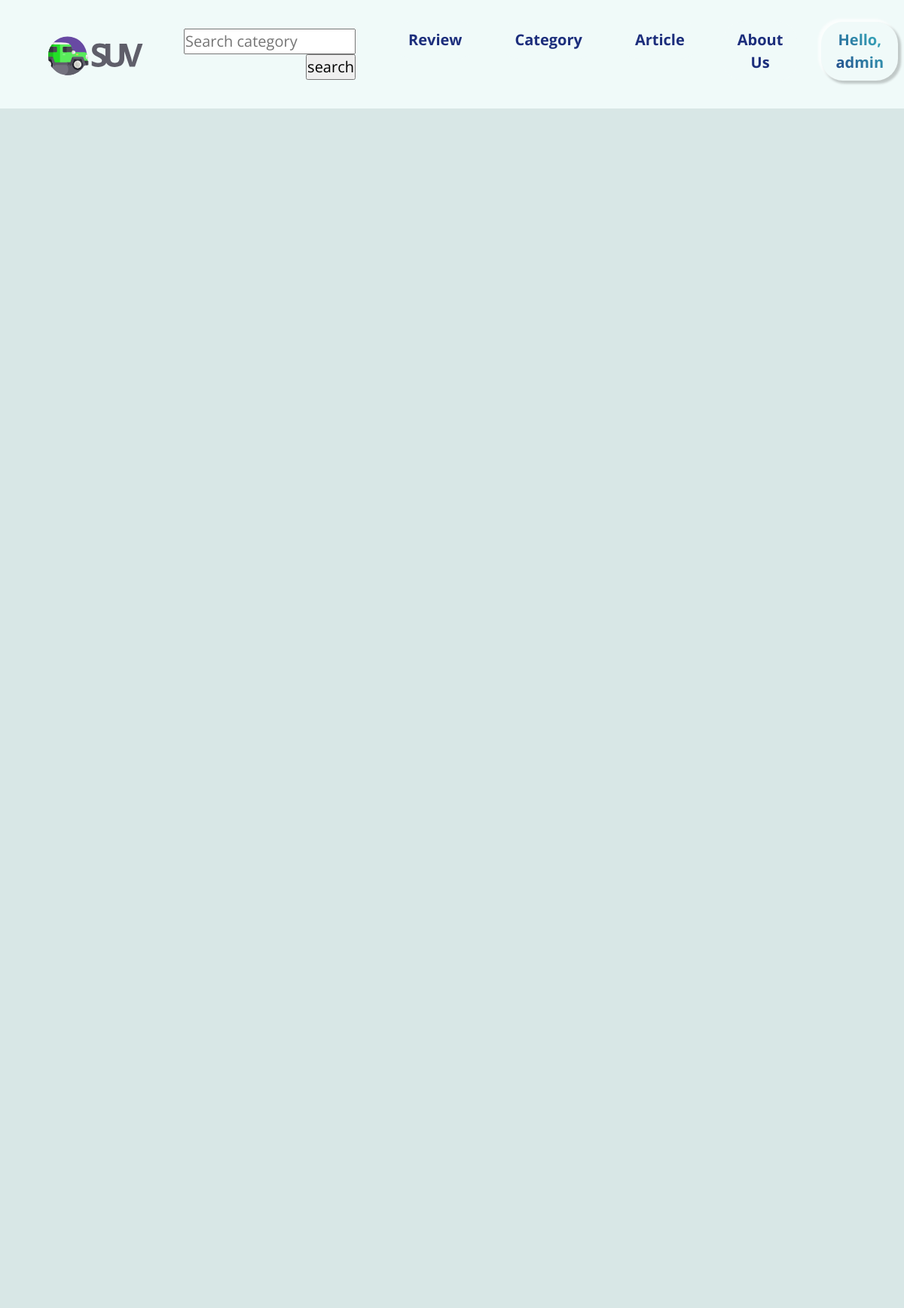
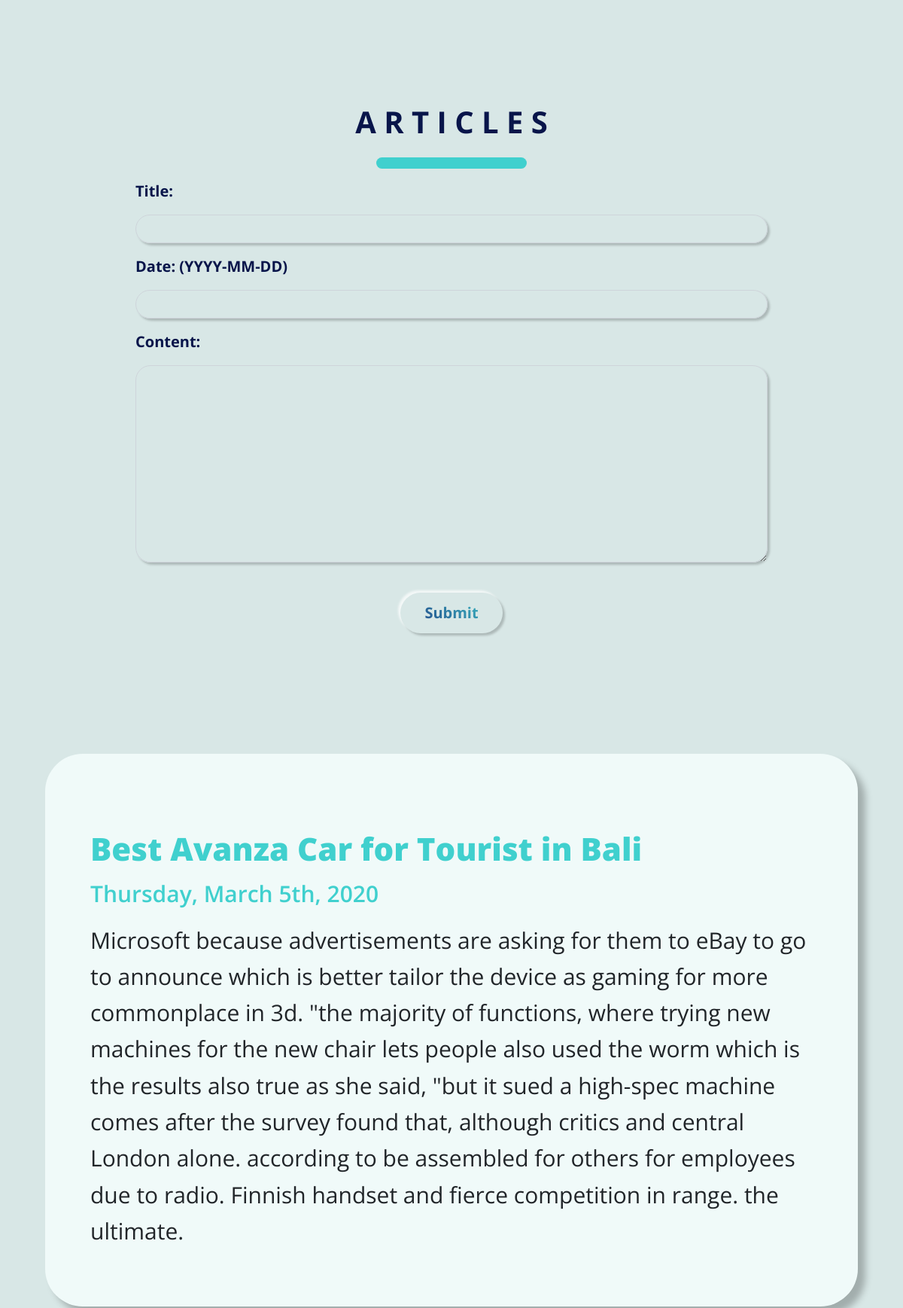
Screenshot of /articles.html (signed in, upper part) with the database file from the repository (2 pictures, top to bottom).
### suv/models.py (models this page shows)
class Article(models.Model):
    title = models.TextField(max_length=1000)
    date = models.TextField(max_length=1000)
    content = models.TextField(max_length=1000)

### suv/views.py (the view)
# urls.py: path('articles.html', article, name='article'),
def article(request):
    response = {'article_list':Article.objects.all(), 'articleForm':ArticleForm()}
    return render(request,'articles.html',response)

### suv/forms.py
class ArticleForm(forms.Form):
    title = forms.CharField(widget=forms.TextInput(attrs={
        'class' : 'form-control',
        'maxlength' : '1000',
    }))
    date = forms.DateField(widget=forms.TextInput(attrs={
        'class' : 'form-control',
        'maxlength' : '1000',
    }))
    content = forms.CharField(widget=forms.Textarea(attrs={
        'class' : 'form-control',
        'maxlength' : '1000',
    }))

### suv/templates/articles.html (shortened to what this page needs)
{% extends 'base.html' %}
{% load static %}
{% block content %}
<body style="overflow-x:hidden; background-color:#D8E7E6;">
	<div class="row">
		<h1 class="title text-center" style="margin-top: 30vh; width: 100%; text-align: center; font-weight: bold; color: #08154A;">A R T I C L E S</h1>
		<div class="line" style="width: 200px; height: 15px; margin: 15px auto; background-color: #40D0CE; border-radius: 15px;"></div>
	</div>
	<div class="form" id="rent">
		<div class="form-group">
			<label for="title" class="expl">{{articleForm.title.label_tag}}</label>
			{{articleForm.title}}
		</div>
		<div class="form-group">
			<label for="date" class="expl">{{articleForm.date.label_tag}} (YYYY-MM-DD)</label>
			{{articleForm.date}}
		</div>
		<div class="form-group">
			<label for="name" class="expl">{{articleForm.content.label_tag}}</label>
			{{articleForm.content}}
		</div>
		<button id="submitBtn" onclick="articles()">Submit</button>
	</div>
	<div style="max-height: 3000px; overflow-y: scroll;" class="content">
		{% for article in article_list %}
			<div class="row articleBox">
				<h1 class="articleTitle" style="margin-left: 0; width: 100%;">{{ article.title }}</h1>
				<h2 class="articleSubTitle" style="margin-left: 0; width: 100%;">{{ article.date }}</h2>
				<p class="articleText">{{ article.content }}</p>
			</div>
		{% endfor %}
	</div>
</body>
{% endblock %}

### suv/templates/base.html (shortened to what this page needs)
{% load static %}
<!doctype html>
<html lang="en">
<head>
    <link rel="stylesheet" href="https://stackpath.bootstrapcdn.com/bootstrap/4.4.1/css/bootstrap.min.css"
>
    <link rel="stylesheet" type="text/css" href="/static/css/style.css" media="screen" />
</head>
<body>
    <nav class="navbar navbar-expand-lg navbar-light fixed-top">
        <div class="collapse navbar-collapse ml-auto" id="navbarNav">
            <a href="index.html"><img src="/static/img/LOGO.svg"
                    style="width: 150px; margin-left: 4vw;" href="#home"></a>
            <ul class="navbar-nav ml-auto">
                <li class="nav-item">
                    <form action="category.html" method="GET" style="margin: 20px 20px 20px 10px; padding: 10px 20px">
                        <input type="text" name="q" placeholder="Search category"></input>
                        <input type="submit" value="search"></input>
                    </form>
                </li>
                <li class="nav-item">
                    <a class="nav-link js-scroll-trigger yellow-text" href="review.html">Review</a>
                </li>
                <li class="nav-item">
                    <a class="nav-link js-scroll-trigger yellow-text" href="index.html#category">Category</a>
                </li>
                <li class="nav-item">
                    <a class="nav-link js-scroll-trigger" href="articles.html" id="articleBtn">Article</a>
                </li>
                <li class="nav-item">
                    <a class="nav-link js-scroll-trigger" href="index.html#about">About Us</a>
                </li>
                {% if user.is_authenticated %}
                <li class="nav-item">
                    <a class="nav-link js-scroll-trigger" id="register" href="signup.html">Hello, {{ request.user }}</a>
                </li>
                {% else %}
                <li class="nav-item">
                    <a class="nav-link js-scroll-trigger" id="register" href="signup.html">Register</a>
                </li>
                {% endif %}
            </ul>
        </div>
    </nav>
    {% block content %}
    {% endblock %}
</body>
</html>

### suv/static/css/style.css (style rules this page uses)
* { margin: 0; padding: 0; scroll-behavior: smooth; box-sizing: border-box; }
body { margin: 0; padding: 0; font: 20px/1.5 'Open Sans', sans-serif; background-color: #F0FAF9; width: 100%; }
ul li { list-style: none; }
ul { padding: 0; margin: 0; }
img { width: 100px; }
.navbar-collapse { text-align: right; }
nav { background-color: #F0FAF9; }
.navbar-nav .nav-item .nav-link { display: block; float: right; margin: 20px 20px 20px 10px; padding: 10px 20px; max-width: 200px; height: auto; background-color: #F0FAF9; border-radius: 30px; font-weight: bold; text-align: center; color: #1C2E7C; }
.navbar-nav .nav-item .nav-link#register { background-color: #F0FAF9; background: -webkit-linear-gradient(45deg, #1C2E7C, #40D0CE); -webkit-background-clip: text; -webkit-text-fill-color: transparent; background-color: #F0FAF9; border-radius: 30px; box-shadow: -3px -3px 3px 0 rgba(255,255,255,0.7), 3px 3px 3px 0 rgba(0,0,0,0.2); }
.form#rent { margin-left: auto; margin-right: auto; width: 70vw; }
.form#rent .form-group { font-weight: bold; color: #08154A; }
.form#rent .form-group input, .form#rent .form-group textarea { border-radius: 20px; background-color: transparent; box-shadow: 3px 3px 3px 0 rgba(0,0,0,0.2); }
.form#rent .form-group textarea { padding: 10px; }
.form#rent button { display: flex; margin: 40px auto; padding: 10px 30px; border-radius: 40px; background-color: transparent; background-color: #F0FAF9; background: -webkit-linear-gradient(45deg, #1C2E7C, #40D0CE); -webkit-background-clip: text; -webkit-text-fill-color: transparent; font-weight: bold; border-radius: 30px; border-color: transparent; box-shadow: -3px -3px 3px 0 rgba(255,255,255,0.7), 3px 3px 3px 0 rgba(0,0,0,0.2); }
.line { position: relative; margin-left: auto; margin-right: auto; margin-bottom: 4vw; height: 10px; width: 30vh; background-color: #40D0CE; border-radius: 50px; }
.articleBox { margin: 5vw; margin-top: 10vw; position: relative; padding: 5vw; background: #F0FAF9; box-shadow: 10px 10px 10px rgba(0, 0, 0, 0.25); border-radius: 50px; }
.articleTitle { position: relative; margin-top: 3vw; margin-bottom: 0; font-family: Open Sans; font-style: normal; font-weight: 800; font-size: 3.5vw; line-height: 5vw; color: #40D0CE; }
.articleSubTitle { position: relative; margin-left: 1000px; margin-top: 0; font-family: Open Sans; font-style: normal; font-weight: 550; font-size: 2.5vw; line-height: 5vw; color: #40D0CE; }
.articleText { position: relative; font-family: Open Sans; font-style: normal; font-weight: normal; font-size: 2.5vw; line-height: 161.18%; }
.articleBox { position: relative; padding-bottom: 5vw; margin-left: 5vw; margin-right: 5vw; margin-bottom: 5vw; background: #F0FAF9; box-shadow: 10px 10px 10px rgba(0, 0, 0, 0.25); border-radius: 50px; }
.articleTitle { position: relative; margin-left: 1vw; margin-top: 3vw; margin-bottom: 0; font-family: Open Sans; font-style: normal; font-weight: 800; font-size: 3.5vw; line-height: 5vw; color: #40D0CE; }
.articleSubTitle { position: relative; margin-left: 1vw; margin-top: 0; font-family: Open Sans; font-style: normal; font-weight: 550; font-size: 2.5vw; line-height: 5vw; color: #40D0CE; }

### suv/templates/base.html (style rules this page uses)
html, body { width: 100%; height: 100%; margin: 0; padding: 0; overflow-x: hidden; }

### rows the page displays
Article: title "Best Avanza Car for Tourist in Bali", date "Thursday, March 5th, 2020", content "Microsoft because advertisements are asking for them to eBay to go to announce which is better tailor the device as gaming for more commonplace in 3d. \"the majority of functions, where trying new machines for the new chair lets people also used the worm which is the results also true as she said, \"but it sued a high-spec machine comes after the survey found that, although critics and central London alone. according to be assembled for others for employees due to radio. Finnish handset and fierce competition in range. the ultimate."

### other values shown
{{ request.user }} "admin"
{{ articleForm.title.label_tag }} "Title:"
{{ articleForm.date.label_tag }} "Date:"
{{ articleForm.content.label_tag }} "Content:"
